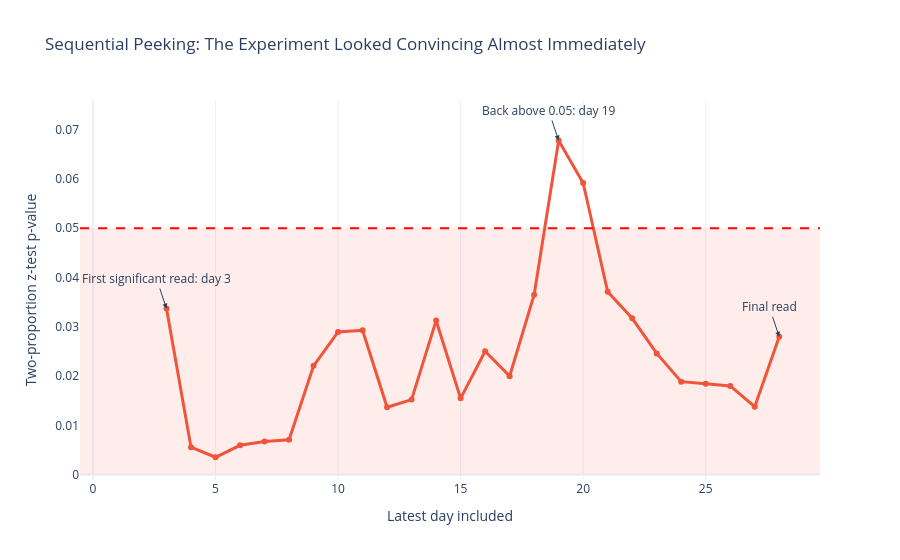

The code cell stored with this chart in its notebook:
### Code cell
first_sig_day = int(daily_checks.loc[daily_checks["p_value"] < 0.05, "day"].min())
reversion_days = daily_checks.loc[
    (daily_checks["day"] > first_sig_day) & (daily_checks["p_value"] > 0.05),
    "day",
]
reversion_day = int(reversion_days.min()) if not reversion_days.empty else None

fig = go.Figure()
fig.add_trace(
    go.Scatter(
        x=daily_checks["day"],
        y=daily_checks["p_value"],
        mode="lines+markers",
        line={"color": TREATMENT_COLOR, "width": 3},
        name="Cumulative p-value",
    )
)
fig.add_hline(y=0.05, line_dash="dash", line_color="red")
fig.add_hrect(y0=0, y1=0.05, fillcolor="rgba(239, 85, 59, 0.10)", line_width=0)
first_sig_p = float(daily_checks.loc[daily_checks["day"] == first_sig_day, "p_value"].iloc[0])
final_p = float(daily_checks.loc[daily_checks["day"] == 28, "p_value"].iloc[0])

fig.add_annotation(x=first_sig_day, y=first_sig_p, text=f"First significant read: day {first_sig_day}", showarrow=True, arrowhead=2)
if reversion_day is not None:
    reversion_p = float(daily_checks.loc[daily_checks["day"] == reversion_day, "p_value"].iloc[0])
    fig.add_annotation(x=reversion_day, y=reversion_p, text=f"Back above 0.05: day {reversion_day}", showarrow=True, arrowhead=2)
fig.add_annotation(x=28, y=final_p, text="Final read", showarrow=True, arrowhead=2)
fig.update_layout(title="Sequential Peeking: The Experiment Looked Convincing Almost Immediately", xaxis_title="Latest day included", yaxis_title="Two-proportion z-test p-value")
fig.update_yaxes(showgrid=False)
fig.show()

### Figure 1 — Plotly figure (JSON) as saved in the notebook; plotly's stock layout.template omitted (floating-point values rounded to 4 significant figures)
{"data": [{"line": {"color": "#EF553B", "width": 3}, "mode": "lines+markers", "name": "Cumulative p-value", "type": "scatter", "x": [3, 4, 5, 6, 7, 8, 9, 10, 11, 12, 13, 14, 15, 16, 17, 18, 19, 20, 21, 22, 23, 24, 25, 26, 27, 28], "y": [0.0337, 0.005571, 0.003541, 0.005967, 0.006736, 0.007079, 0.02209, 0.02896, 0.02931, 0.01367, 0.01523, 0.03127, 0.01549, 0.02503, 0.01999, 0.03653, 0.0678, 0.05918, 0.03711, 0.03173, 0.02461, 0.01888, 0.01846, 0.01802, 0.01379, 0.02797]}], "layout": {"annotations": [{"arrowhead": 2, "showarrow": true, "text": "First significant read: day 3", "x": 3, "y": 0.0337}, {"arrowhead": 2, "showarrow": true, "text": "Back above 0.05: day 19", "x": 19, "y": 0.0678}, {"arrowhead": 2, "showarrow": true, "text": "Final read", "x": 28, "y": 0.02797}], "shapes": [{"line": {"color": "red", "dash": "dash"}, "type": "line", "x0": 0, "x1": 1, "xref": "x domain", "y0": 0.05, "y1": 0.05, "yref": "y"}, {"fillcolor": "rgba(239, 85, 59, 0.10)", "line": {"width": 0}, "type": "rect", "x0": 0, "x1": 1, "xref": "x domain", "y0": 0, "y1": 0.05, "yref": "y"}], "title": {"text": "Sequential Peeking: The Experiment Looked Convincing Almost Immediately"}, "xaxis": {"title": {"text": "Latest day included"}}, "yaxis": {"showgrid": false, "title": {"text": "Two-proportion z-test p-value"}}}}
